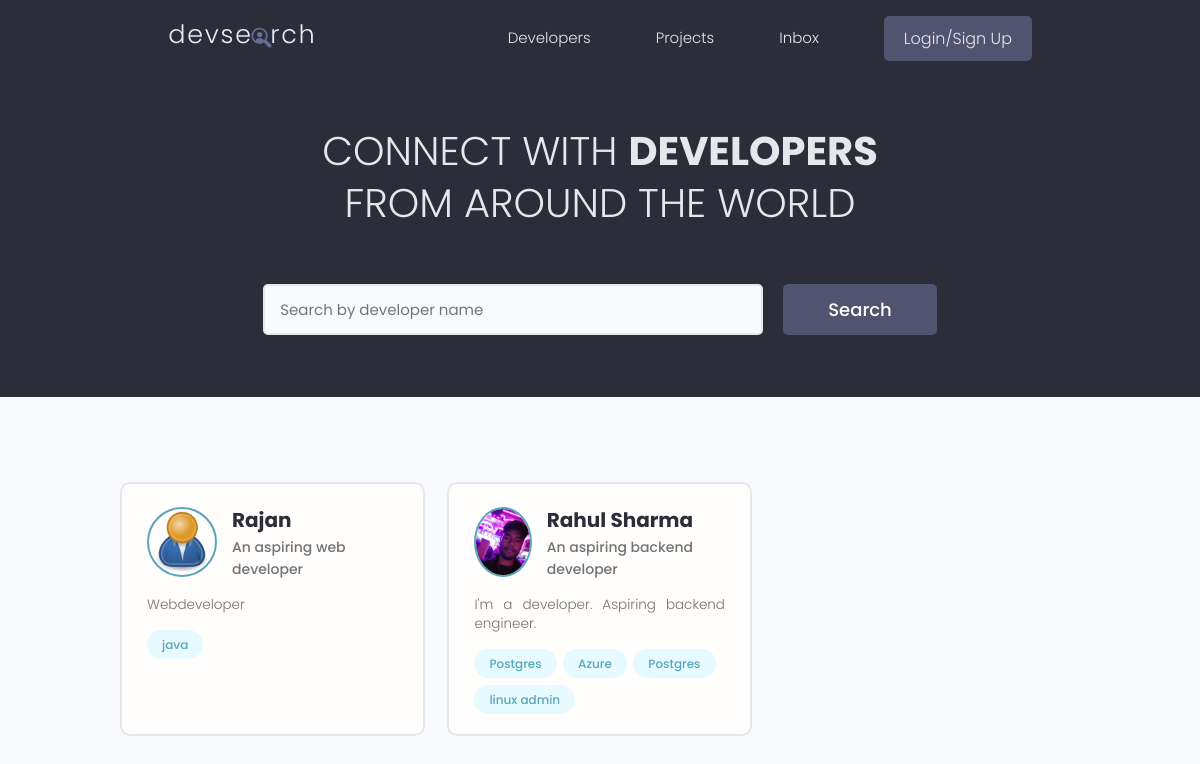
Before: / with the older database file.
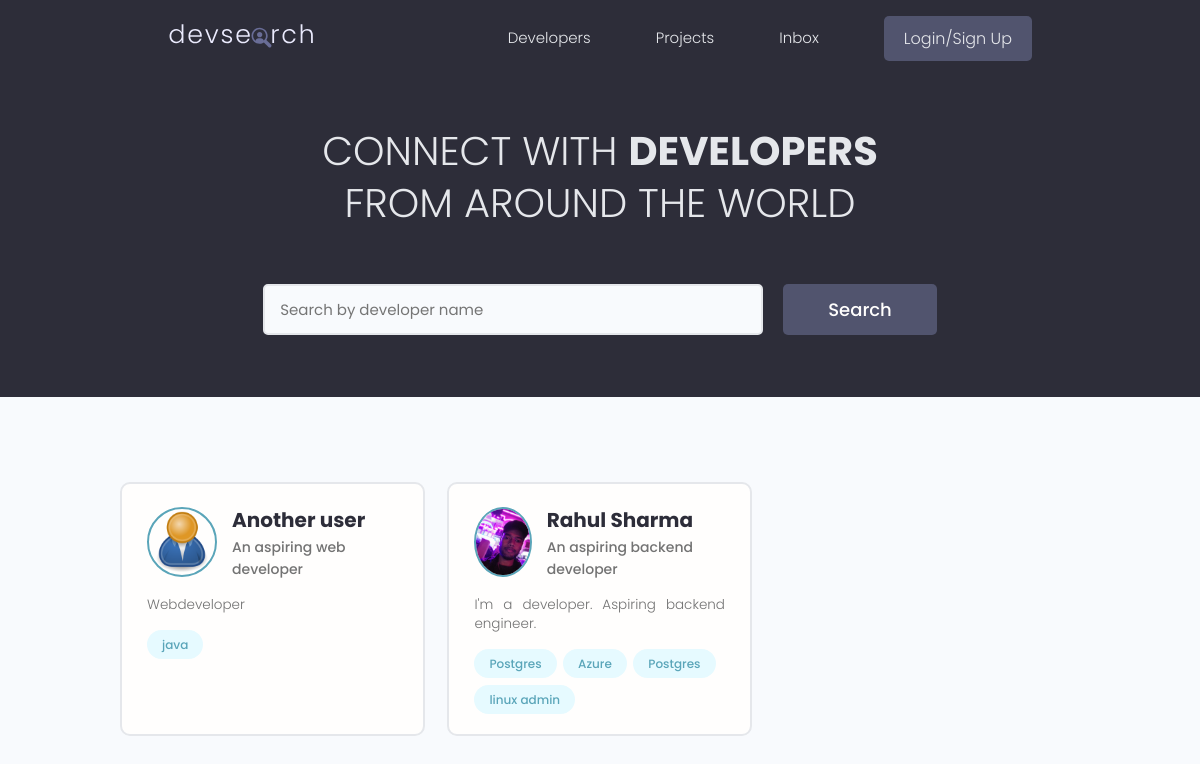
After: the same page with the newer database file.
### users/models.py (models this page shows, shortened)
class Profile(models.Model):
    user = models.OneToOneField(
        User, on_delete=models.CASCADE, null=True, blank=True)
    name = models.CharField(max_length=200, blank=True, null=True)
    email = models.EmailField(max_length=500, blank=True, null=True)
    username = models.CharField(max_length=200, blank=True, null=True)
    location = models.CharField(max_length=200, blank=True, null=True)
    short_intro = models.CharField(max_length=200, blank=True, null=True)
    bio = models.TextField(blank=True, null=True)
    profile_image = models.ImageField(
        null=True, blank=True, upload_to='profiles/', default="profiles/user-default.png")
    social_github = models.CharField(max_length=200, blank=True, null=True)
    social_twitter = models.CharField(max_length=200, blank=True, null=True)
    social_linkedin = models.CharField(max_length=200, blank=True, null=True)
    social_youtube = models.CharField(max_length=200, blank=True, null=True)
    social_website = models.CharField(max_length=200, blank=True, null=True)
    created = models.DateTimeField(auto_now_add=True)
    id = models.UUIDField(default=uuid.uuid4, unique=True,
                          primary_key=True, editable=False)

### users/views.py (the view)
# urls.py: path('', views.profiles, name="profiles"),
def profiles(request):
    profiles, search_query = searchProfiles(request)
    context = {'profiles': profiles, 'search_query': search_query}
    return render(request, 'users/profiles.html', context)

### users/models.py (called while the page is built)
    def __str__(self):
        return str(self.name)

### users/utils.py (called while the page is built)
def searchProfiles(request):
    search_query = ''
    if request.GET.get('search_query'):
        search_query = request.GET.get('search_query')
    skills = Skill.objects.filter(name__icontains=search_query)
    profiles = Profile.objects.distinct().filter(
        Q(name__icontains=search_query) |
        Q(short_intro__icontains=search_query) |
        Q(skill__in=skills)
    )
    return profiles, search_query

### users/templates/users/profiles.html (shortened to what this page needs)
{% extends 'main.html' %}
{% block content %}
<main class="home">
    <section class="hero-section text-center">
      <div class="container container--narrow">
        <div class="hero-section__box">
          <h2>CONNECT WITH <span>DEVELOPERS</span></h2>
          <h2>FROM AROUND THE WORLD</h2>
        </div>
        <div class="hero-section__search">
          <form class="form" action="{% url 'profiles' %}" method="get">
            <div class="form__field">
              <input class="input input--text" id="formInput#search" type="text" name="search_query"
                value="{{search_query}}" placeholder="Search by developer name" />
            </div>
            <input class="btn btn--sub btn--lg" type="submit" value="Search" />
          </form>
        </div>
      </div>
    </section>
    <section class="devlist">
      <div class="container">
        <div class="grid grid--three">
            {% for profile in profiles %}
          <div class="column card">
            <div class="dev">
              <a href="{% url 'user-profile' profile.id %}" class="card__body">
                <div class="dev__profile">
                  <img class="avatar avatar--md" src="{{ profile.profile_image.url }}" alt="image" />
                  <div class="dev__meta">
                    <h3>{{profile.name}}</h3>
                    <h5>{{profile.short_intro|slice:"60"}}</h5>
                  </div>
                </div>
                <p class="dev__info">{{profile.bio|slice:"150"}}</p>
                <div class="dev__skills">
                {% for skill in profile.skill_set.all|slice:"5" %}
                  <span class="tag tag--pill tag--main">
                    <small>{{skill}}</small>
                  </span>
                {% endfor %}
                </div>
              </a>
            </div>
          </div>
          {% endfor %}
        </div>
      </div>
    </section>
  </main>
{% endblock content %}

Changed rows visible on the page:
changed Profile "An aspiring web developer": name "Rajan" → "Another user"
